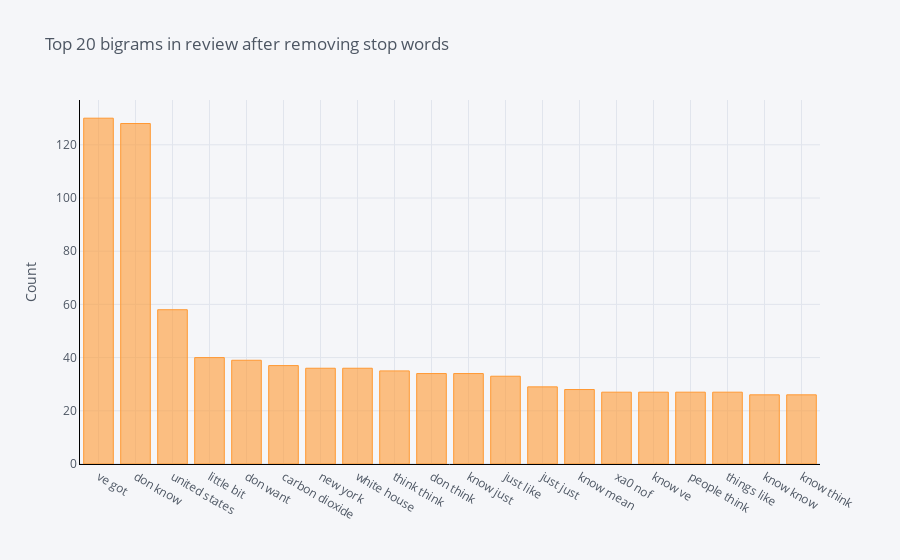

This figure's notebook cell:
### Markdown cell above
## The distribution of top bigrams after removing stop words

### Code cell
def get_top_n_bigram(corpus, n=None):
    vec = CountVectorizer(ngram_range=(2, 2), stop_words='english').fit(corpus)
    bag_of_words = vec.transform(corpus)
    sum_words = bag_of_words.sum(axis=0) 
    words_freq = [(word, sum_words[0, idx]) for word, idx in vec.vocabulary_.items()]
    words_freq =sorted(words_freq, key = lambda x: x[1], reverse=True)
    return words_freq[:n]
common_words = get_top_n_bigram(df['text'], 20)
df4 = pd.DataFrame(common_words, columns = ['text' , 'count'])
df4
df4.groupby('text').sum()['count'].sort_values(ascending=False).iplot(
    kind='bar', yTitle='Count', linecolor='black', title='Top 20 bigrams in review after removing stop words')

### Figure 1 — Plotly figure (JSON) as saved in the notebook; plotly's stock layout.template omitted (floating-point values rounded to 4 significant figures)
{"data": [{"name": "count", "text": "", "y": [130, 128, 58, 40, 39, 37, 36, 36, 35, 34, 34, 33, 29, 28, 27, 27, 27, 27, 26, 26], "marker": {"color": "rgba(255, 153, 51, 0.6)", "line": {"color": "rgba(255, 153, 51, 1.0)", "width": 1}}, "x": ["ve got", "don know", "united states", "little bit", "don want", "carbon dioxide", "new york", "white house", "think think", "don think", "know just", "just like", "just just", "know mean", "xa0 nof", "know ve", "people think", "things like", "know know", "know think"], "type": "bar", "orientation": "v"}], "layout": {"title": {"text": "Top 20 bigrams in review after removing stop words", "font": {"color": "#4D5663"}}, "paper_bgcolor": "#F5F6F9", "plot_bgcolor": "#F5F6F9", "yaxis": {"tickfont": {"color": "#4D5663"}, "title": {"text": "Count", "font": {"color": "#4D5663"}}, "showgrid": true, "zerolinecolor": "#E1E5ED", "gridcolor": "#E1E5ED", "linecolor": "black"}, "xaxis": {"tickfont": {"color": "#4D5663"}, "title": {"text": "", "font": {"color": "#4D5663"}}, "showgrid": true, "zerolinecolor": "#E1E5ED", "gridcolor": "#E1E5ED", "linecolor": "black"}, "legend": {"bgcolor": "#F5F6F9", "font": {"color": "#4D5663"}}}}
